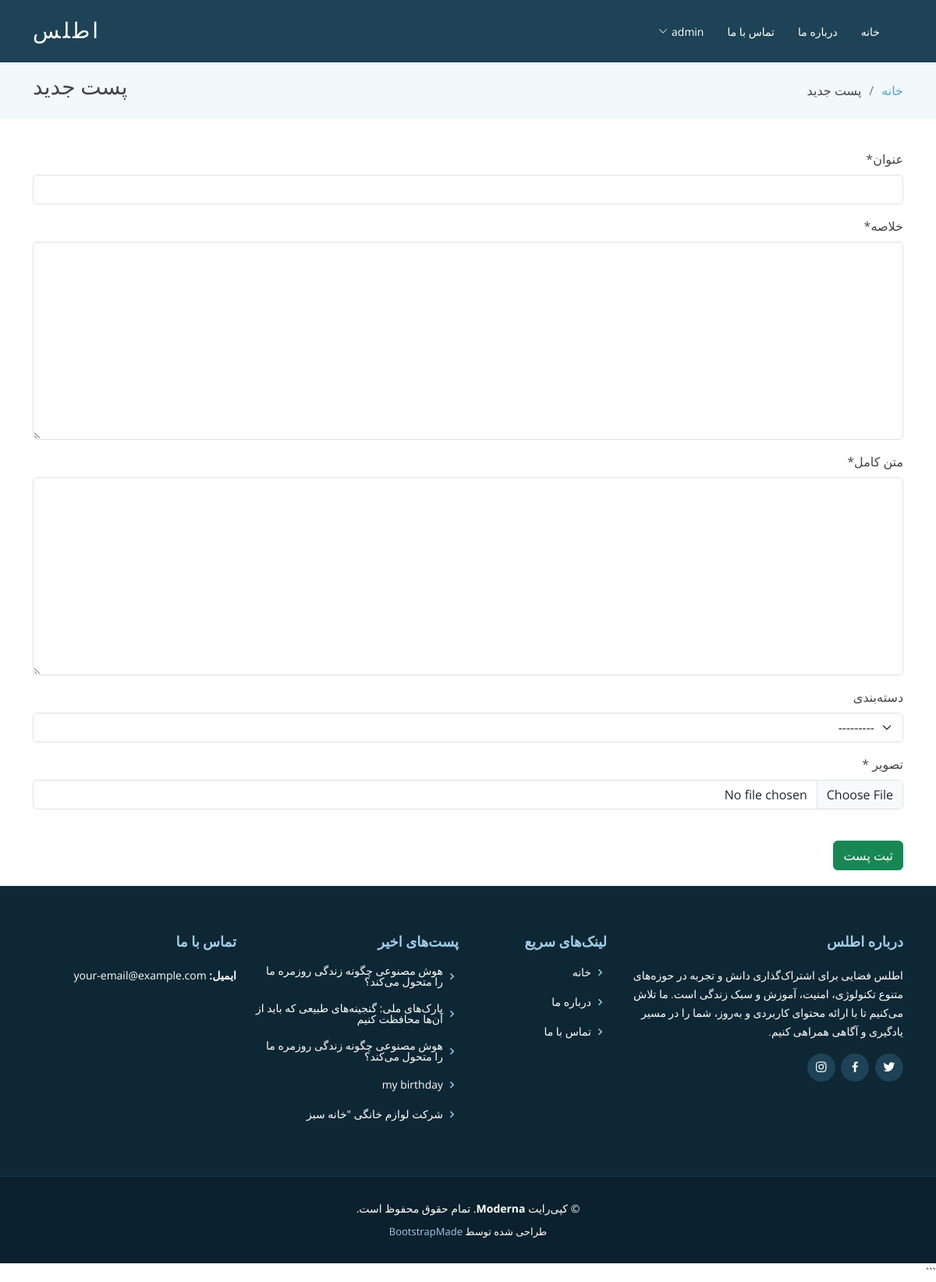
The app's page /post/new (signed in) with its own data.
### account/models.py (models this page shows)
class CustomUser(AbstractUser):
    age = models.PositiveIntegerField(null=True, blank=True)
    photo = models.ImageField(
        upload_to='photo/profile/%Y/%m/%d/', null= True , blank= True)
    about = models.CharField(max_length=255, null=True ,blank= True)
    instagram = models.CharField(max_length=150 ,null=True ,blank= True ,verbose_name='Instagram Id without @' )
    telegram = models.CharField(max_length=150 ,null=True ,blank= True ,verbose_name='Telegram Id without @' )
    linkedin = models.CharField(max_length=150 ,null=True ,blank= True ,verbose_name='linkedin Id without @' )
    facebook = models.URLField(max_length=150 ,null=True ,blank= True ,verbose_name='facebook link ' )

### blog/models.py (models this page shows, shortened)
class Post(models.Model):
    title = models.CharField(max_length=255 , verbose_name="عنوان")
    excerpt = models.TextField(verbose_name="خلاصه")
    body = models.TextField(verbose_name="متن کامل")
    author = models.ForeignKey('account.CustomUser', on_delete=models.CASCADE , verbose_name="نویسنده")
    date =date = models.DateTimeField(auto_now_add=True, verbose_name="تاریخ انتشار")
    photo = models.ImageField(upload_to='photo/%Y/%m/%d' ,  verbose_name="تصویر ")
    category = models.ForeignKey(Category, on_delete=models.SET_NULL, null=True,blank=True,
        related_name='posts',
        verbose_name="دسته‌بندی"
    )
    likes= models.ManyToManyField(settings.AUTH_USER_MODEL ,
        related_name= "blog_posts_liked",
        blank=True ,
        verbose_name='پسندیدن'
    )
    tags = TaggableManager(verbose_name="برچسب‌ها", blank=True)
    class Meta:
        ordering = ['-date']
    def get_absolute_url(self):
        return reverse('post_detail', kwargs={'pk': self.pk})

### blog/views.py (the view, shortened to what this page needs)
# urls.py: path('post/new',views.PostNewView.as_view(), name='new_post'),
class PostNewView(LoginRequiredMixin, CreateView):
    model = Post
    form_class = PostForm
    template_name = 'new_post.html'

### blog/forms.py
class PostForm(forms.ModelForm):
    class Meta:
        model = Post
        fields = ['title', 'excerpt', 'body', 'category', 'photo', 'tags']
        help_texts = {
            'tags': 'تگ‌های مورد نظر را با یک کاما (,) از هم جدا کنید.',
        }
    def __init__(self, *args, **kwargs):
        user = kwargs.pop('user', None)
        super().__init__(*args, **kwargs)

### blog/context_processors.py (called while the page is built)
def recent_posts(request):
    recent_posts=Post.objects.order_by('-date')[:5]
    return {'recent_posts':recent_posts}

def common_sidebar_data(request):
    all_tags = Tag.objects.all()
    categories_with_posts = Category.objects.annotate(
        num_posts=Count('posts')
    ).filter(num_posts__gt=0).order_by('name')
    context = {
        'all_categories_sidebar': categories_with_posts,
        'all_tags_sidebar': all_tags,
    }
    return context

### blog/models.py (called while the page is built)
    def __str__(self):
        return self.name

### templates/new_post.html (shortened to what this page needs)
{% extends 'base.html' %}
{% load crispy_forms_tags %}
{% block content %}
    <section class="breadcrumbs">
        <div class="container">
        <div class="d-flex justify-content-between align-items-center">
            <h2>پست جدید</h2>
            <ol>
            <li><a href="{% url 'home' %}">خانه</a></li>
            <li>پست جدید</li>
            </ol>
        </div>
        </div>
    </section>
    <section id="blog" class="blog">
        <div class="container" data-aos="fade-up">
            <div class="row">
                <div class="col-lg-12 netries">
                    <form method="post" enctype="multipart/form-data">
                        {{ form | crispy }}
                        <br>
                        <input type="submit" value="ثبت پست" class="btn btn-success">
                    </form>
                </div>
            </div>
        </div>
    </section>
{% endblock content %}

### templates/base.html (shortened to what this page needs)
{% load static %}
<!DOCTYPE html>
<html lang="fa" dir="rtl" >
<head>
  <link href="{% static 'assets/vendor/animate.css/animate.min.css' %}" rel="stylesheet">
  <link href="{% static 'assets/vendor/aos/aos.css' %}" rel="stylesheet">
  <link href="{% static 'assets/vendor/bootstrap/css/bootstrap.min.css' %}" rel="stylesheet">
  <link href="{% static 'assets/vendor/bootstrap-icons/bootstrap-icons.css' %}" rel="stylesheet">
  <link href="{% static 'assets/vendor/boxicons/css/boxicons.min.css' %}" rel="stylesheet">
  <link href="{% static 'assets/vendor/glightbox/css/glightbox.min.css' %}" rel="stylesheet">
  <link href="{% static 'assets/vendor/swiper/swiper-bundle.min.css' %}" rel="stylesheet">
  <link href="{% static 'assets/css/style.css' %}" rel="stylesheet">
  <link href="{% static 'assets/css/rtl-custom.css' %}" rel="stylesheet">
</head>
<body>
  <header id="header" class="fixed-top d-flex align-items-center">
    <div class="container d-flex justify-content-between align-items-center">
      <div class="logo">
        <h1 class="text-light"><a href="index.html"><span>اطلس</span></a></h1>
      </div>
      <nav id="navbar" class="navbar">
        <ul>
          <li><a href="{% url 'home' %}">خانه</a></li>
          <li> <a href="{% url 'about' %}">درباره ما</a></li>
          <li> <a href="{% url 'contact' %}">تماس با ما</a></li>
          {% if user.is_authenticated %}
          <li class="dropdown"><a href="#"><span>{{ user.username }}</span> <i class="bi bi-chevron-down"></i></a>
          </li>
          {% endif %}
        </ul>
      </nav>
    </div>
  </header>
  <main  id="main">
    {% block content %}
    {% endblock content %}
  </main>
  <footer id="footer" data-aos="fade-up" data-aos-easing="ease-in-out" data-aos-duration="500">
    <div class="footer-top">
      <div class="container">
        <div class="row">
          <div class="col-lg-4 col-md-6 footer-info">
            <h3>درباره اطلس</h3>
            <p>اطلس  فضایی برای اشتراک‌گذاری دانش و تجربه در حوزه‌های متنوع تکنولوژی، امنیت، آموزش و سبک زندگی است. ما تلاش می‌کنیم تا با ارائه محتوای کاربردی و به‌روز، شما را در مسیر یادگیری و آگاهی همراهی کنیم.</p>
            <div class="social-links mt-3">
              <a href="#" class="twitter"><i class="bx bxl-twitter"></i></a>
              <a href="#" class="facebook"><i class="bx bxl-facebook"></i></a>
              <a href="#" class="instagram"><i class="bx bxl-instagram"></i></a>
            </div>
          </div>
          <div class="col-lg-2 col-md-6 footer-links">
            <h4>لینک‌های سریع</h4>
            <ul>
              <li><i class="bx bx-chevron-right"></i> <a href="{% url 'home' %}">خانه</a></li>
              <li><i class="bx bx-chevron-right"></i> <a href="{% url 'about' %}">درباره ما</a></li>
              <li><i class="bx bx-chevron-right"></i> <a href="{% url 'contact' %}">تماس با ما</a></li>
            </ul>
          </div>
          <div class="col-lg-3 col-md-6 footer-links">
            <h4>پست‌های اخیر</h4>
            <ul>
              {% for post in recent_posts %}
                <li><i class="bx bx-chevron-right"></i> <a href="{{ post.get_absolute_url }}">{{ post.title }}</a></li>
              {% empty %}
                <li>پستی یافت نشد.</li>
              {% endfor %}
            </ul>
          </div>
          <div class="col-lg-3 col-md-6 footer-contact">
            <h4>تماس با ما</h4>
            <p>
              <strong>ایمیل:</strong> your-email@example.com<br>
            </p>
          </div>
        </div>
      </div>
    </div>
    <div class="container">
      <div class="copyright">
        &copy; کپی‌رایت <strong><span>Moderna</span></strong>. تمام حقوق محفوظ است.
      </div>
      <div class="credits">
        طراحی شده توسط <a href="https://bootstrapmade.com/">BootstrapMade</a>
      </div>
    </div>
  </footer>```
</body>
</html>

### static/assets/css/style.css (style rules this page uses)
body { font-family: "Open Sans", sans-serif; color: #444; }
a { color: #4fa6d5; text-decoration: none; }
h1, h2, h3, h4, h5, h6, .font-primary { font-family: "Roboto", sans-serif; }
#header { height: 80px; transition: all 0.5s; z-index: 997; transition: all 0.5s; background: #1e4356; }
#header .logo h1 { font-size: 28px; margin: 0; padding: 4px 0; line-height: 1; font-weight: 400; letter-spacing: 3px; text-transform: uppercase; }
#header .logo h1 a, #header .logo h1 a:hover { color: #fff; text-decoration: none; }
#main { margin-top: 80px; }
.navbar { padding: 0; }
.navbar ul { margin: 0; padding: 0; display: flex; list-style: none; align-items: center; }
.navbar li { position: relative; }
.navbar a, .navbar a:focus { display: flex; align-items: center; justify-content: space-between; padding: 10px 0 10px 30px; font-family: "Open Sans", sans-serif; font-size: 14px; color: #fff; white-space: nowrap; transition: 0.3s; }
.navbar a i, .navbar a:focus i { font-size: 12px; line-height: 0; margin-left: 5px; }
section { padding: 60px 0; }
.breadcrumbs { padding: 15px 0; background-color: #f3f8fa; min-height: 40px; }
.breadcrumbs h2 { font-size: 28px; font-weight: 300; }
.breadcrumbs ol { display: flex; flex-wrap: wrap; list-style: none; padding: 0; margin: 0; }
.breadcrumbs ol li+li { padding-left: 10px; }
.breadcrumbs ol li+li::before { display: inline-block; padding-right: 10px; color: #6c757d; content: "/"; }
.blog { padding: 40px 0 20px 0; }
#footer { background: #0b212d; padding: 0 0 30px 0; color: #fff; font-size: 14px; }
#footer .footer-top { background: #0d2735; border-top: 1px solid #17455e; border-bottom: 1px solid #123649; padding: 60px 0 30px 0; }
#footer .footer-top .footer-info { margin-bottom: 30px; }
#footer .footer-top .footer-info h3 { font-size: 18px; margin: 0 0 20px 0; padding: 2px 0 2px 0; line-height: 1; color: #a2cce3; font-weight: 600; }
#footer .footer-top .footer-info p { font-size: 14px; line-height: 24px; margin-bottom: 0; font-family: "Roboto", sans-serif; color: #fff; }
#footer .footer-top .social-links a { font-size: 18px; display: inline-block; background: #1e4356; color: #fff; line-height: 1; padding: 8px 0; margin-right: 4px; border-radius: 50%; text-align: center; width: 36px; height: 36px; transition: 0.3s; }
#footer .footer-top h4 { font-size: 18px; font-weight: 600; color: #a2cce3; position: relative; padding-bottom: 12px; }
#footer .footer-top .footer-links { margin-bottom: 30px; }
#footer .footer-top .footer-links ul { list-style: none; padding: 0; margin: 0; }
#footer .footer-top .footer-links ul i { padding-right: 2px; color: #a2cce3; font-size: 18px; line-height: 1; }
#footer .footer-top .footer-links ul li { padding: 10px 0; display: flex; align-items: center; }
#footer .footer-top .footer-links ul li:first-child { padding-top: 0; }
#footer .footer-top .footer-links ul a { color: #fff; transition: 0.3s; display: inline-block; line-height: 1; }
#footer .footer-top .footer-contact { margin-bottom: 30px; }
#footer .footer-top .footer-contact p { line-height: 26px; }
#footer .copyright { text-align: center; padding-top: 30px; }
#footer .credits { padding-top: 10px; text-align: center; font-size: 13px; color: #fff; }
#footer .credits a { color: #a2cce3; }

### static/assets/css/rtl-custom.css (style rules this page uses)
body { direction: rtl; text-align: right; }
.navbar a, .navbar a:focus { padding: 10px 30px 10px 0; }
.navbar a i, .navbar a:focus i { margin-left: 0; margin-right: 5px; }
.breadcrumbs ol li+li { padding-left: 0; padding-right: 10px; }
.breadcrumbs ol li+li::before { padding-right: 0; padding-left: 10px; float: right; }
#footer .footer-top .social-links a { margin-right: 0; margin-left: 4px; }
#footer .footer-top .footer-links ul i { padding-right: 0; padding-left: 2px; }
#header .container { flex-direction: row-reverse; }
.breadcrumbs .d-flex { flex-direction: row-reverse; }

### records on screen
CustomUser: username "admin"
Post: title "هوش مصنوعی چگونه زندگی روزمره ما را متحول می‌کند؟"
Post: title "پارک‌های ملی: گنجینه‌های طبیعی که باید از آن‌ها محافظت کنیم"
Post: title "هوش مصنوعی چگونه زندگی روزمره ما را متحول می‌کند؟"
Post: title "my birthday"
Post: title "شرکت لوازم خانگی \"خانه سبز"
